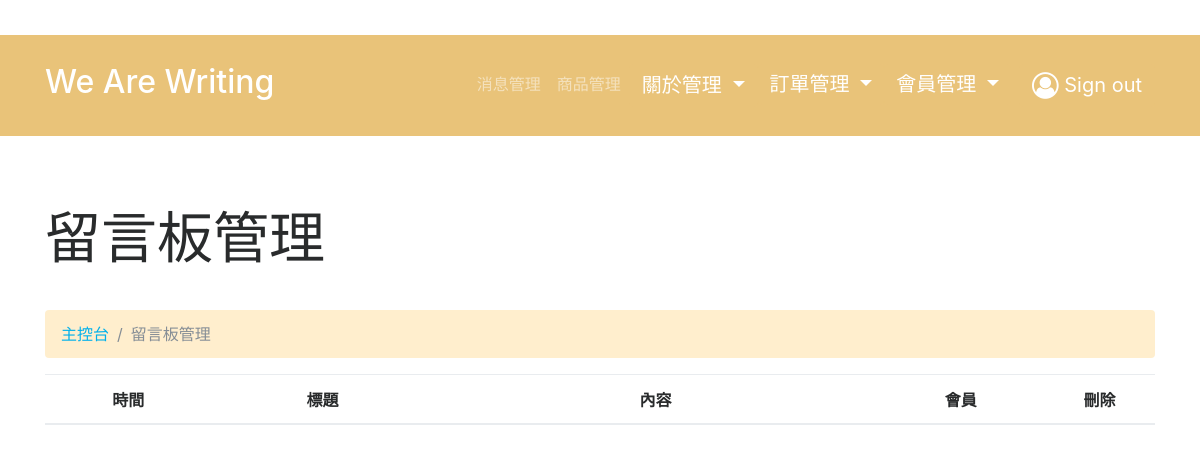
The page /admin/boards/list.php (signed in) on the database as committed earlier.
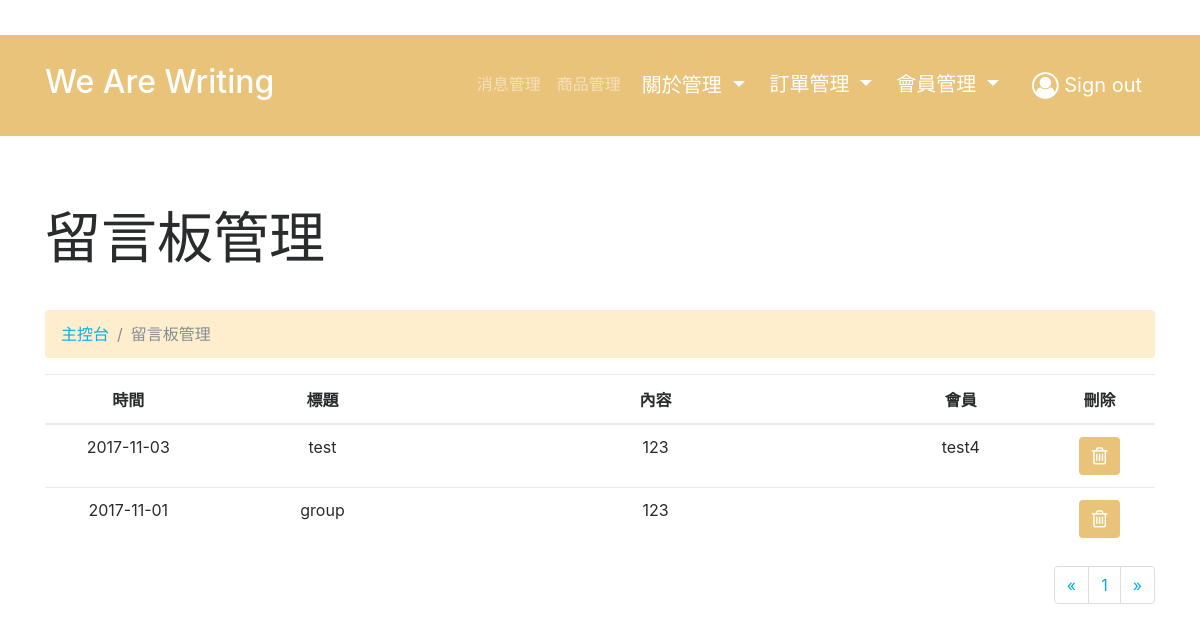
The same page on the database as committed later.
### tables this page shows
CREATE TABLE `boards` (
  `boardsID` int(11) NOT NULL,
  `title` varchar(255) NOT NULL,
  `content` text NOT NULL,
  `createdDate` varchar(255) NOT NULL,
  `memberID` int(11) NOT NULL
);

CREATE TABLE `member` (
  `memberID` int(11) NOT NULL,
  `account` varchar(255) NOT NULL,
  `password` varchar(255) NOT NULL,
  `name` varchar(255) DEFAULT NULL,
  `picture` varchar(255) DEFAULT NULL,
  `phone` varchar(255) DEFAULT NULL,
  `brithday` varchar(255) DEFAULT NULL,
  `email` varchar(255) NOT NULL,
  `address` varchar(255) DEFAULT NULL,
  `createdDate` varchar(255) DEFAULT NULL,
  `updatedDate` varchar(255) DEFAULT NULL
);

### admin/boards/list.php (the view, shortened to what this page needs)
<?php
require_once('../../asset/connection/database.php');
$limit = 25;
if (isset($_GET["page"])) { $page_num  = $_GET["page"]; } else { $page_num=1; };
$start_from = ($page_num-1) * $limit;
$sql = "SELECT * FROM boards ORDER BY createdDate DESC LIMIT ".$start_from.",".$limit;
$sth = $db->query($sql);
$boards = $sth->fetchALL(PDO::FETCH_ASSOC);
$totalRows = count($boards);
 ?>
<html>
<head>
<?php require_once('../template/header.php'); ?>
</head>
<body>
<?php require_once('../template/nav.php'); ?>
    <div class="py-5">
    <div class="container">
      <div class="row">
        <div class="col-md-12">
          <h1 class="display-4 my-4" contenteditable="true">留言板管理</h1>
        </div>
      </div>
      <div class="row">
        <div class="col-md-12">
          <ul class="breadcrumb my-3" style="margin-bottom:0px;margin-top:0px">
            <li class="breadcrumb-item"><a href="list.php">主控台</a></li>
            <li class="breadcrumb-item active">留言板管理</li>
          </ul>
		</div>
	  </div>
	  <div class="row">
        <div class="col-md-12">
          <table class="table text-center">
            <thead>
              <tr>
                <th width=15%>時間</th>
                <th width=20%>標題</th>
                <th width=40%>內容</th>
                <th width=15%>會員</th>
                <th width=10%>刪除</th>
              </tr>
            </thead>
            <tbody>
            <?php foreach ($boards as $row ) { ?>
              <tr>
                <td><?php echo $row['createdDate']; ?></td>
                <td><?php echo $row['title']; ?></td>
				        <td><?php echo $row['content']; ?></td>
                <?php
                  $sth = $db->query("SELECT account FROM member WHERE memberID=".$row['memberID']);
                  $member = $sth->fetch(PDO::FETCH_ASSOC);
                 ?>
                <td ><?php echo $member['account']; ?></td>
                <td><a href="delet.php?boardsID=<?php echo $row['boardsID']; ?>" class="btn btn-warning" role="button" onclick="if(!confirm('是否確定要刪除此串留言與回覆？')){return false;};"><i class="fa fa-trash-o" aria-hidden="true"></i></a></td>
              </tr>
            <?php } ?>
            </tbody>
          </table>
        </div>
      </div>
      <div class="row">
        <div class="col-md-12">
          <?php
          if($totalRows > 0){
                $sth = $db->query("SELECT * FROM boards ORDER BY createdDate DESC");
                $data_count = count($sth->fetchAll(PDO::FETCH_ASSOC));
                $totalpages = ceil($data_count / $limit );
          ?>
          <ul class="pagination float-right">
            <?php include_once("../template/page_num.php"); ?>
          </ul>
        <?php } ?>
        </div>
      </div>
  </div>
</body>
</html>

### admin/template/page_num.php
<?php if($page_num > 1){ ?>
<li class="page-item">
  <a class="page-link" href="list.php?page=<?php echo $page_num-1; ?>">«</a>
</li>
<?php }else{ ?>
<li class="page-item">
  <a class="page-link" href="#">«</a>
</li>
<?php } ?>
<?php for($i=1; $i<=$totalpages; $i++){ ?>
<li class="page-item">
  <a class="page-link" href="list.php?page=<?php echo $i; ?>"><?php echo $i; ?></a>
</li>
<?php } ?>
<?php if($page_num < $totalpages){ ?>
<li class="page-item">
  <a class="page-link" href="list.php?page=<?php echo $page_num+1; ?>">»</a>
</li>
<?php }else{ ?>
<li class="page-item">
  <a class="page-link" href="#">»</a>
</li>
<?php } ?>

Rows that differ between the two databases and show on the page:
added boards: createdDate "2017-11-03", title "test", content "123", memberID.account "test4"
added boards: createdDate "2017-11-01", title "group", content "123"
Other text that changed with them:
new list line: "1"
